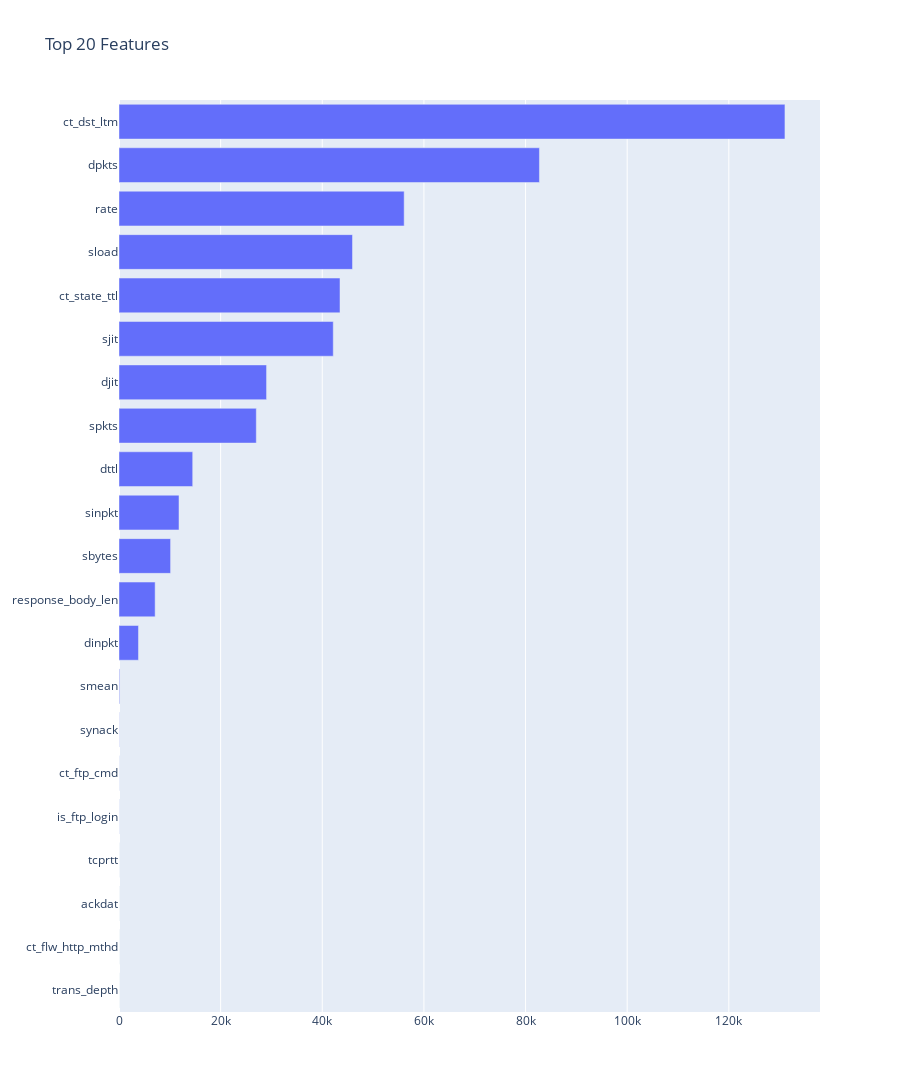

Notebook code for this chart:
### Code cell
#plotting the confusion matrix
cm = confusion_matrix(y_test, y_predictions)
import seaborn as sns
plt.figure(figsize=(10,7))
sns.heatmap(cm, annot=True, fmt="d")
plt.xlabel('Predicted')
plt.ylabel('Truth')
plt.show()
fig.show()

### Figure 1 — Plotly figure (JSON) as saved in the notebook; plotly's stock layout.template omitted (floating-point values rounded to 4 significant figures)
{"data": [{"orientation": "h", "type": "bar", "x": [0.757, 0.7736, 1.515, 6.307, 20.8, 22.47, 34.27, 117.7, 3832.0, 7112.0, 10150.0, 11810.0, 14500.0, 27020.0, 29040.0, 42160.0, 43490.0, 45950.0, 56120.0, 82730.0, 131000.0], "y": ["trans_depth", "ct_flw_http_mthd", "ackdat", "tcprtt", "is_ftp_login", "ct_ftp_cmd", "synack", "smean", "dinpkt", "response_body_len", "sbytes", "sinpkt", "dttl", "spkts", "djit", "sjit", "ct_state_ttl", "sload", "rate", "dpkts", "ct_dst_ltm"]}], "layout": {"height": 1200, "showlegend": false, "title": {"text": "Top 20 Features"}}}
